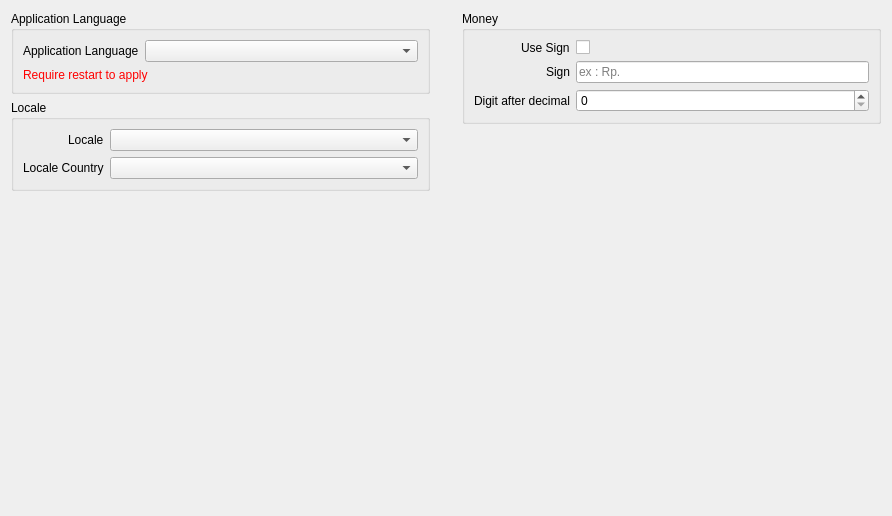
         <widget class="QWidget" name="scrollAreaWidgetContents">
          <property name="geometry">
           <rect>
            <x>0</x>
            <y>0</y>
            <width>892</width>
            <height>516</height>
           </rect>
          </property>
          <layout class="QVBoxLayout" name="verticalLayout_3">
           <item>
            <layout class="QHBoxLayout" name="horizontalLayout_4" stretch="1,0,1">
             <property name="spacing">
              <number>6</number>
             </property>
             <property name="rightMargin">
              <number>0</number>
             </property>
             <property name="bottomMargin">
              <number>0</number>
             </property>
             <item>
              <layout class="QVBoxLayout" name="verticalLayout_18">
               <property name="bottomMargin">
                <number>20</number>
               </property>
               <item>
                <widget class="QGroupBox" name="groupBox">
                 <property name="title">
                  <string>Application Language</string>
                 </property>
                 <layout class="QVBoxLayout" name="verticalLayout_4">
                  <item>
                   <layout class="QFormLayout" name="formLayout">
                    <item row="0" column="0">
                     <widget class="QLabel" name="label_3">
                      <property name="text">
                       <string>Application Language</string>
                      </property>
                     </widget>
                    </item>
                    <item row="0" column="1">
                     <widget class="QComboBox" name="comboApplicationLanguage"/>
                    </item>
                   </layout>
                  </item>
                  <item>
                   <widget class="QLabel" name="label_4">
                    <property name="styleSheet">
                     <string notr="true">font-size: 12px; color: red;</string>
                    </property>
                    <property name="text">
                     <string>Require restart to apply</string>
                    </property>
                   </widget>
                  </item>
                 </layout>
                </widget>
               </item>
               <item>
                <widget class="QGroupBox" name="groupBox_2">
                 <property name="title">
                  <string>Locale</string>
                 </property>
                 <layout class="QVBoxLayout" name="verticalLayout_5">
                  <item>
                   <layout class="QFormLayout" name="formLayout_2">
                    <property name="labelAlignment">
                     <set>Qt::AlignRight|Qt::AlignTrailing|Qt::AlignVCenter</set>
                    </property>
                    <property name="topMargin">
                     <number>0</number>
                    </property>
                    <item row="0" column="0">
                     <widget class="QLabel" name="label_5">
                      <property name="text">
                       <string>Locale</string>
                      </property>
                     </widget>
                    </item>
                    <item row="1" column="0">
                     <widget class="QLabel" name="label_6">
                      <property name="text">
                       <string>Locale Country</string>
                      </property>
                     </widget>
                    </item>
                    <item row="0" column="1">
                     <widget class="QComboBox" name="comboLocale"/>
                    </item>
                    <item row="1" column="1">
                     <widget class="QComboBox" name="comboLocaleCounty"/>
                    </item>
                   </layout>
                  </item>
                 </layout>
                </widget>
               </item>
               <item>
                <spacer name="verticalSpacer_8">
                 <property name="orientation">
                  <enum>Qt::Vertical</enum>
                 </property>
                 <property name="sizeHint" stdset="0">
                  <size>
                   <width>20</width>
                   <height>40</height>
                  </size>
                 </property>
                </spacer>
               </item>
              </layout>
             </item>
             <item>
              <widget class="QWidget" name="widget_2" native="true">
               <property name="minimumSize">
                <size>
                 <width>20</width>
                 <height>0</height>
                </size>
               </property>
              </widget>
             </item>
             <item>
              <layout class="QVBoxLayout" name="verticalLayout_19">
               <property name="bottomMargin">
                <number>0</number>
               </property>
               <item>
                <widget class="QGroupBox" name="groupBox_3">
                 <property name="title">
                  <string>Money</string>
                 </property>
                 <layout class="QVBoxLayout" name="verticalLayout_6">
                  <item>
                   <layout class="QFormLayout" name="formLayout_3">
                    <property name="labelAlignment">
                     <set>Qt::AlignRight|Qt::AlignTrailing|Qt::AlignVCenter</set>
                    </property>
                    <property name="topMargin">
                     <number>0</number>
                    </property>
                    <item row="2" column="0">
                     <widget class="QLabel" name="label_7">
                      <property name="text">
                       <string>Digit after decimal</string>
                      </property>
                     </widget>
                    </item>
                    <item row="2" column="1">
                     <widget class="QSpinBox" name="spinMoneyDecimal">
                      <property name="maximum">
                       <number>6</number>
                      </property>
                     </widget>
                    </item>
                    <item row="0" column="0">
                     <widget class="QLabel" name="label_8">
                      <property name="text">
                       <string>Use Sign</string>
                      </property>
                     </widget>
                    </item>
                    <item row="0" column="1">
                     <widget class="QCheckBox" name="checkSign">
                      <property name="text">
                       <string/>
                      </property>
                     </widget>
                    </item>
                    <item row="1" column="0">
                     <widget class="QLabel" name="label_9">
                      <property name="text">
                       <string>Sign</string>
                      </property>
                     </widget>
                    </item>
                    <item row="1" column="1">
                     <widget class="QLineEdit" name="lineSign">
                      <property name="placeholderText">
                       <string>ex : Rp.</string>
                      </property>
                     </widget>
                    </item>
                   </layout>
                  </item>
                 </layout>
                </widget>
               </item>
               <item>
                <spacer name="verticalSpacer_6">
                 <property name="orientation">
                  <enum>Qt::Vertical</enum>
                 </property>
                 <property name="sizeHint" stdset="0">
                  <size>
                   <width>20</width>
                   <height>40</height>
                  </size>
                 </property>
                </spacer>
               </item>
              </layout>
             </item>
            </layout>
           </item>
          </layout>
         </widget>
